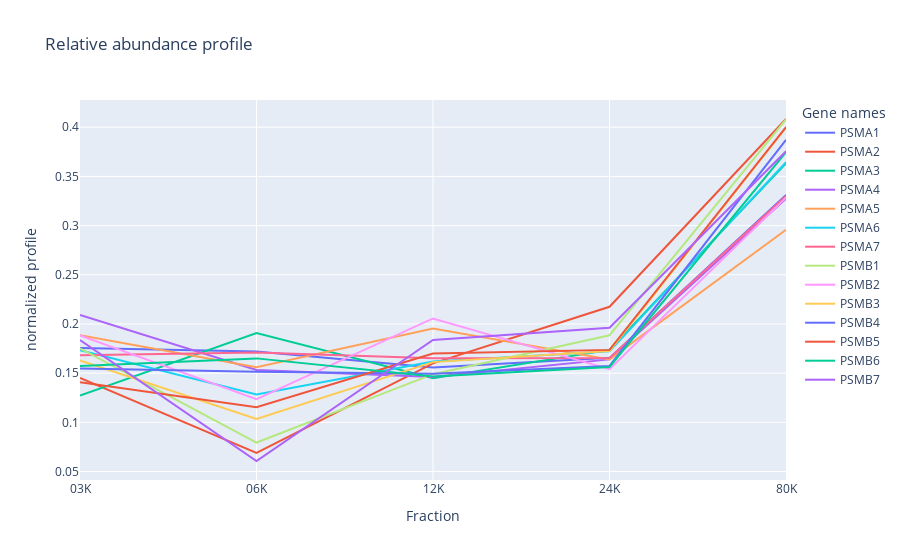

Notebook code cell kept with this figure:
### Code cell
df_class.plottingdf() #for EGF_rep1

### Figure 1 — Plotly figure (JSON) as saved in the notebook; plotly's stock layout.template omitted (floating-point values rounded to 4 significant figures)
{"data": [{"hovertemplate": "Gene names=PSMA1<br>Fraction=%{x}<br>normalized profile=%{y}<extra></extra>", "legendgroup": "PSMA1", "line": {"color": "#636efa", "dash": "solid"}, "mode": "lines", "name": "PSMA1", "orientation": "v", "showlegend": true, "type": "scatter", "x": ["03K", "06K", "12K", "24K", "80K"], "xaxis": "x", "y": [0.1756, 0.172, 0.1558, 0.1655, 0.331], "yaxis": "y"}, {"hovertemplate": "Gene names=PSMA2<br>Fraction=%{x}<br>normalized profile=%{y}<extra></extra>", "legendgroup": "PSMA2", "line": {"color": "#EF553B", "dash": "solid"}, "mode": "lines", "name": "PSMA2", "orientation": "v", "showlegend": true, "type": "scatter", "x": ["03K", "06K", "12K", "24K", "80K"], "xaxis": "x", "y": [0.1453, 0.06894, 0.16, 0.2175, 0.4084], "yaxis": "y"}, {"hovertemplate": "Gene names=PSMA3<br>Fraction=%{x}<br>normalized profile=%{y}<extra></extra>", "legendgroup": "PSMA3", "line": {"color": "#00cc96", "dash": "solid"}, "mode": "lines", "name": "PSMA3", "orientation": "v", "showlegend": true, "type": "scatter", "x": ["03K", "06K", "12K", "24K", "80K"], "xaxis": "x", "y": [0.1273, 0.1909, 0.145, 0.1736, 0.3633], "yaxis": "y"}, {"hovertemplate": "Gene names=PSMA4<br>Fraction=%{x}<br>normalized profile=%{y}<extra></extra>", "legendgroup": "PSMA4", "line": {"color": "#ab63fa", "dash": "solid"}, "mode": "lines", "name": "PSMA4", "orientation": "v", "showlegend": true, "type": "scatter", "x": ["03K", "06K", "12K", "24K", "80K"], "xaxis": "x", "y": [0.2092, 0.1532, 0.1462, 0.164, 0.3275], "yaxis": "y"}, {"hovertemplate": "Gene names=PSMA5<br>Fraction=%{x}<br>normalized profile=%{y}<extra></extra>", "legendgroup": "PSMA5", "line": {"color": "#FFA15A", "dash": "solid"}, "mode": "lines", "name": "PSMA5", "orientation": "v", "showlegend": true, "type": "scatter", "x": ["03K", "06K", "12K", "24K", "80K"], "xaxis": "x", "y": [0.1886, 0.1562, 0.1954, 0.164, 0.2958], "yaxis": "y"}, {"hovertemplate": "Gene names=PSMA6<br>Fraction=%{x}<br>normalized profile=%{y}<extra></extra>", "legendgroup": "PSMA6", "line": {"color": "#19d3f3", "dash": "solid"}, "mode": "lines", "name": "PSMA6", "orientation": "v", "showlegend": true, "type": "scatter", "x": ["03K", "06K", "12K", "24K", "80K"], "xaxis": "x", "y": [0.1734, 0.1282, 0.1618, 0.1721, 0.3645], "yaxis": "y"}, {"hovertemplate": "Gene names=PSMA7<br>Fraction=%{x}<br>normalized profile=%{y}<extra></extra>", "legendgroup": "PSMA7", "line": {"color": "#FF6692", "dash": "solid"}, "mode": "lines", "name": "PSMA7", "orientation": "v", "showlegend": true, "type": "scatter", "x": ["03K", "06K", "12K", "24K", "80K"], "xaxis": "x", "y": [0.1683, 0.171, 0.1652, 0.1655, 0.33], "yaxis": "y"}, {"hovertemplate": "Gene names=PSMB1<br>Fraction=%{x}<br>normalized profile=%{y}<extra></extra>", "legendgroup": "PSMB1", "line": {"color": "#B6E880", "dash": "solid"}, "mode": "lines", "name": "PSMB1", "orientation": "v", "showlegend": true, "type": "scatter", "x": ["03K", "06K", "12K", "24K", "80K"], "xaxis": "x", "y": [0.1751, 0.07947, 0.149, 0.1886, 0.4079], "yaxis": "y"}, {"hovertemplate": "Gene names=PSMB2<br>Fraction=%{x}<br>normalized profile=%{y}<extra></extra>", "legendgroup": "PSMB2", "line": {"color": "#FF97FF", "dash": "solid"}, "mode": "lines", "name": "PSMB2", "orientation": "v", "showlegend": true, "type": "scatter", "x": ["03K", "06K", "12K", "24K", "80K"], "xaxis": "x", "y": [0.1884, 0.1235, 0.2056, 0.154, 0.3284], "yaxis": "y"}, {"hovertemplate": "Gene names=PSMB3<br>Fraction=%{x}<br>normalized profile=%{y}<extra></extra>", "legendgroup": "PSMB3", "line": {"color": "#FECB52", "dash": "solid"}, "mode": "lines", "name": "PSMB3", "orientation": "v", "showlegend": true, "type": "scatter", "x": ["03K", "06K", "12K", "24K", "80K"], "xaxis": "x", "y": [0.1629, 0.1035, 0.1612, 0.1726, 0.3999], "yaxis": "y"}, {"hovertemplate": "Gene names=PSMB4<br>Fraction=%{x}<br>normalized profile=%{y}<extra></extra>", "legendgroup": "PSMB4", "line": {"color": "#636efa", "dash": "solid"}, "mode": "lines", "name": "PSMB4", "orientation": "v", "showlegend": true, "type": "scatter", "x": ["03K", "06K", "12K", "24K", "80K"], "xaxis": "x", "y": [0.1547, 0.1514, 0.1493, 0.1574, 0.3871], "yaxis": "y"}, {"hovertemplate": "Gene names=PSMB5<br>Fraction=%{x}<br>normalized profile=%{y}<extra></extra>", "legendgroup": "PSMB5", "line": {"color": "#EF553B", "dash": "solid"}, "mode": "lines", "name": "PSMB5", "orientation": "v", "showlegend": true, "type": "scatter", "x": ["03K", "06K", "12K", "24K", "80K"], "xaxis": "x", "y": [0.1408, 0.1153, 0.17, 0.1737, 0.4002], "yaxis": "y"}, {"hovertemplate": "Gene names=PSMB6<br>Fraction=%{x}<br>normalized profile=%{y}<extra></extra>", "legendgroup": "PSMB6", "line": {"color": "#00cc96", "dash": "solid"}, "mode": "lines", "name": "PSMB6", "orientation": "v", "showlegend": true, "type": "scatter", "x": ["03K", "06K", "12K", "24K", "80K"], "xaxis": "x", "y": [0.1572, 0.165, 0.1467, 0.1563, 0.3748], "yaxis": "y"}, {"hovertemplate": "Gene names=PSMB7<br>Fraction=%{x}<br>normalized profile=%{y}<extra></extra>", "legendgroup": "PSMB7", "line": {"color": "#ab63fa", "dash": "solid"}, "mode": "lines", "name": "PSMB7", "orientation": "v", "showlegend": true, "type": "scatter", "x": ["03K", "06K", "12K", "24K", "80K"], "xaxis": "x", "y": [0.1837, 0.06071, 0.1837, 0.1963, 0.3756], "yaxis": "y"}], "layout": {"legend": {"title": {"text": "Gene names"}, "tracegroupgap": 0}, "title": {"text": "Relative abundance profile"}, "xaxis": {"anchor": "y", "domain": [0, 1], "title": {"text": "Fraction"}}, "yaxis": {"anchor": "x", "domain": [0, 1], "title": {"text": "normalized profile"}}}}
